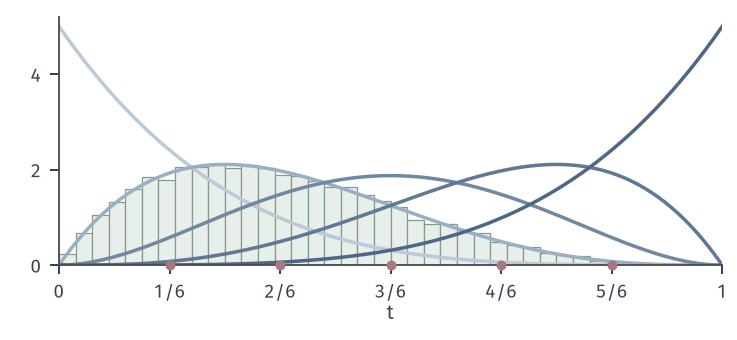

Write the Python code that produced this figure.
from pathlib import Path
import sys
HERE = Path(__file__).resolve().parent
sys.path.insert(0, str(HERE.parent/"rvt-common"))
from rvt_fig import *
# Order statistics of n=5 iid Unif(0,1): U_(k) ~ Beta(k, 6-k); histogram of U_(2) from 20000 samples (seed 19).
fig, ax = figure(width_mm=104, height_mm=48)
panel(fig, left=.08, right=.98, bottom=.22, top=.95)
rng = np.random.default_rng(19); U = np.sort(rng.uniform(size=(20000, 5)), axis=1)
hist(ax, U[:, 1], 40, (0, 1))
sh = ['#BCC9D8', '#9AAEC4', '#7188A3', '#5F7894', '#4E6784']; t = np.linspace(1e-6, 1-1e-6, 400)
for k in range(1, 6):
    ax.plot(t, beta_pdf(t, k, 6-k), color=sh[k-1], lw=1.4); dot(ax, k/6, 0, RED, ms=4)
ax.set_xlim(0, 1); ax.set_ylim(0, 5.2); ax.set_xticks([0, 1/6, 2/6, .5, 4/6, 5/6, 1]); ax.set_xticklabels(['0', '1/6', '2/6', '3/6', '4/6', '5/6', '1']); ax.set_yticks([0, 2, 4]); axlab(ax, '$t$')
save(fig, HERE, 'figure', {'seed': 19, 'mean U_(2) sim': float(U[:, 1].mean()), 'exact': 2/6})
